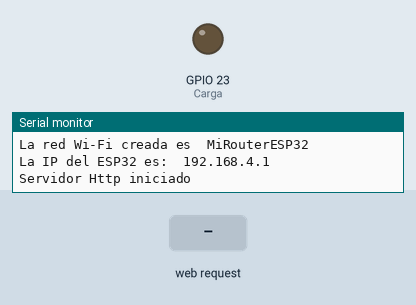
Simulated run of this sketch. Board: ESP32. On the bench: output pins drawn as LEDs (lit = HIGH), the last lines printed to the serial monitor. The test bench sets the inputs (shaded band).

Above: at 1.4 s.
1.5 s: HTTP request GET /Cargaon received
At 2.1 s:
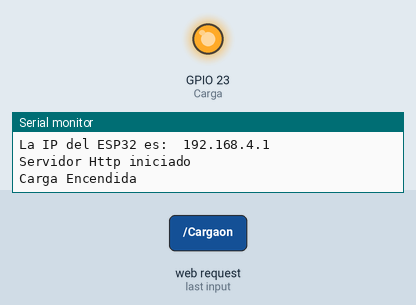
3.0 s: HTTP request GET / received
At 4.4 s:
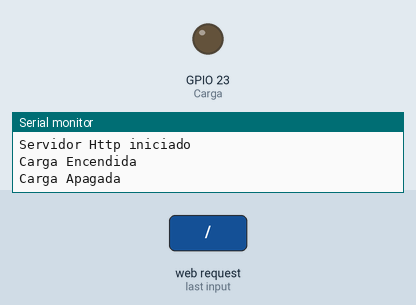
Timing chart, 0 to 6.0 s (numbered marks = the images above; inputs shaded):
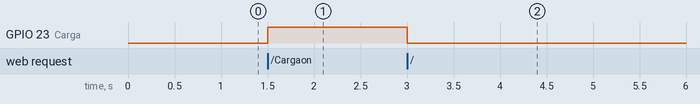

Measured:
- after the input at 1.5 s, GPIO 23 (Carga): LOW → HIGH at once
- after the input at 3.0 s, GPIO 23 (Carga): HIGH → LOW at once

The sketch:

Ejercicio_Original_6.ino
```cpp
#include <WiFi.h>
#include <WebServer.h>

//Se crea una red propia
const char* ssid     = "MiRouterESP32";    // Asigna nombre a la red WiFi a crear
const char* password = "123456789";       // Contraseña de la red

WebServer server (80);                   // Puerto HTTP por defecto

bool EstadoCarga = LOW;           // Variable para manejar el estado de la carga
const int Carga = 23;                // Asigna nombre al GPIO23, pin digital activar/desactivar carga

void setup() {
  Serial.begin(115200);                // Configura puerto serial
  pinMode(Carga, OUTPUT);

  WiFi.softAP(ssid, password);                // Se crea el AP (punto de acceso)
  Serial.println("");
  Serial.println("");
  Serial.print("La red Wi-Fi creada es\t");   // Imprime nombre de la red
  Serial.println(ssid);
  Serial.print( "La IP del ESP32 es:\t");
  Serial.println( WiFi.softAPIP() );          // Imprime la IP de fábrica

  server.on ("/", Responde_Peticion);        // Llama a función  que atiende petición de clientes
  server.on("/Cargaon", Control_CargaON);
  server.on("/Cargaoff", Control_CargaOFF);
  server.onNotFound(handle_NotFound);
  server.begin();                             // Inicio del servidor, en espera de peticiones de clientes
  Serial.println ("Servidor Http iniciado"); // Imprime mensaje de inicio del servidor
  delay(200);
}
void loop() {
  server.handleClient();
  if(EstadoCarga)
  {digitalWrite(Carga, HIGH);}
  else
  {digitalWrite(Carga, LOW);}
}

void Responde_Peticion() {
  EstadoCarga = LOW;
  Serial.println("Carga Apagada");
  server.send(200, "text/html", Pagina_HTML(EstadoCarga));
}

void Control_CargaON() {
  EstadoCarga = HIGH;
  Serial.println("Carga Encendida");
  server.send(200, "text/html", Pagina_HTML(true));
}

void Control_CargaOFF() {
  EstadoCarga = LOW;
  Serial.println("Carga Apagada");
  server.send(200, "text/html", Pagina_HTML(false));
}

void handle_NotFound(){
  server.send(404, "text/plain", "Not found");
}

String Pagina_HTML(uint8_t Carga_status){
  String ptr = "<!DOCTYPE html> <html>\n";
  ptr +="<head><meta name=\"viewport\" content=\"width=device-width, initial-scale=1.0, user-scalable=no\">\n";
  ptr +="<title>Carga Control</title>\n";
  ptr +="<style>html { font-family: Helvetica; display: inline-block; margin: 0px auto; text-align: center;}\n";
  ptr +="body{margin-top: 50px;} h1 {color: #444444;margin: 50px auto 30px;} h3 {color: #444444;margin-bottom: 50px;}\n";
  ptr +=".button {display: block;width: 120px;background-color: #3498db;border: none;color: white;padding: 13px 30px;text-decoration: none;font-size: 25px;margin: 0px auto 35px;cursor: pointer;border-radius: 4px;}\n";
  ptr +=".button-on {background-color: #db7734;}\n";          // visite https://www.colorhexa.com/3498db
  ptr +=".button-on:active {background-color: #2980b9;}\n";
  ptr +=".button-off {background-color: #34db77;}\n";
  ptr +=".button-off:active {background-color: #2c3e50;}\n";
  ptr +="p {font-size: 14px;color: #888;margin-bottom: 10px;}\n";
  ptr +="</style>\n";
  ptr +="</head>\n";
  ptr +="<body>\n";
  ptr +="<h1>Mi Servidor Web en clase</h1>\n";
  ptr +="<h2>ESP32 en modo</h2>\n";
  ptr +="<h3>Access Point(AP)</h3>\n\n";

   if(Carga_status)
  {ptr +="<h3>\nCarga: Encendida</h3><a class=\"button button-off\" href=\"/Cargaoff\">Apagar</a>\n";}
  else
  {ptr +="<h3>\nCarga: Apagada</h3><a class=\"button button-on\" href=\"/Cargaon\">Encender</a>\n";}
   ptr +="</body>\n";
   ptr +="</html>\n";
   return ptr;
}
```
